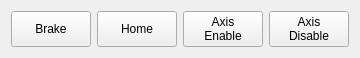
    <widget class="QWidget" name="horizontalLayoutWidget_4">
     <property name="geometry">
      <rect>
       <x>110</x>
       <y>130</y>
       <width>360</width>
       <height>47</height>
      </rect>
     </property>
     <layout class="QHBoxLayout" name="horizontalLayout">
      <item>
       <widget class="QPushButton" name="pushButton_alt_brake">
        <property name="sizePolicy">
         <sizepolicy hsizetype="Minimum" vsizetype="Minimum">
          <horstretch>0</horstretch>
          <verstretch>0</verstretch>
         </sizepolicy>
        </property>
        <property name="text">
         <string>Brake</string>
        </property>
        <property name="checkable">
         <bool>false</bool>
        </property>
       </widget>
      </item>
      <item>
       <widget class="QPushButton" name="pushButton_alt_home">
        <property name="sizePolicy">
         <sizepolicy hsizetype="Minimum" vsizetype="Minimum">
          <horstretch>0</horstretch>
          <verstretch>0</verstretch>
         </sizepolicy>
        </property>
        <property name="text">
         <string>Home</string>
        </property>
       </widget>
      </item>
      <item>
       <widget class="QPushButton" name="pushButton_alt_enable">
        <property name="text">
         <string>Axis
Enable</string>
        </property>
       </widget>
      </item>
      <item>
       <widget class="QPushButton" name="pushButton_alt_disable">
        <property name="sizePolicy">
         <sizepolicy hsizetype="Minimum" vsizetype="Minimum">
          <horstretch>0</horstretch>
          <verstretch>0</verstretch>
         </sizepolicy>
        </property>
        <property name="text">
         <string>Axis
Disable</string>
        </property>
       </widget>
      </item>
     </layout>
    </widget>
